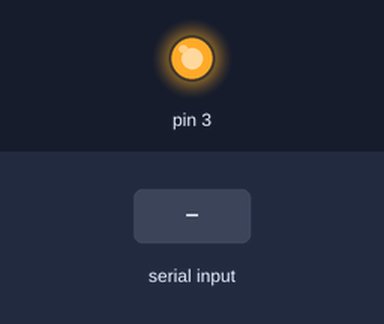
Simulated run of this sketch. Board: Arduino Uno, built with avr-gcc and run on an emulated ATmega328P. Shown: output pins drawn as LEDs (lit = HIGH). Dashed ring = blinking. The test bench sets the inputs (shaded band).

Above: at 1.2 s.
1.3 s: "5\n" received over Serial
At 2.6 s:
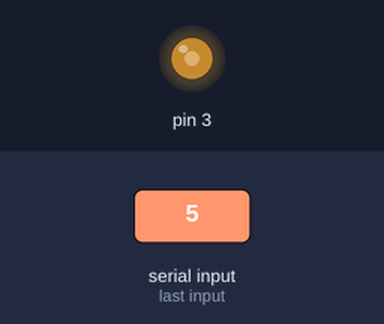
3.5 s: "90,45\n" received over Serial
At 3.69 s:
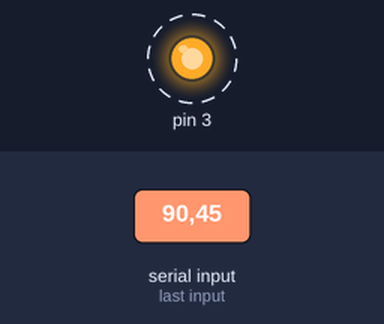
Timing chart, 0 to 12.5 s (numbered marks = the images above; inputs shaded):
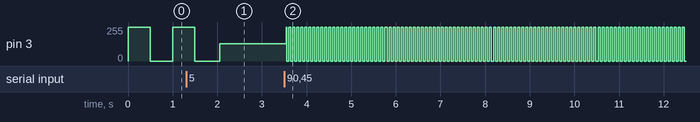

The sketch:

ex1_solved.ino
```cpp
#include "led.h"

int delayTime = 500; // ms

void setup() {
  Serial.begin(9600);
  setupLed(GREEN_LED);
}

void loop() {
  while(Serial.available() > 0) {
    delayTime = Serial.parseInt();
    if (Serial.read() == '\n') {
      // do nothing
    }
  }
  flashLed(delayTime);
}
```

led.h
```cpp
#define GREEN_LED 3
#define ONBOARD_LED 13

void setupLed(int whichLed);
void flashLed(int dtime);
```

led.ino
```cpp
int theLed = ONBOARD_LED;

void setupLed(int whichLed) {
  theLed = whichLed;
  pinMode(theLed, OUTPUT);
}

void flashLed(int dtime) {
  digitalWrite(theLed, HIGH);
  delay(delayTime);
  digitalWrite(theLed, LOW);
  delay(delayTime);
}
```

Measured:
- after the input at 3.5 s, pin 3: alternates 255/255 for 0.05 s and 0/255 for 0.05 s, starting at once
